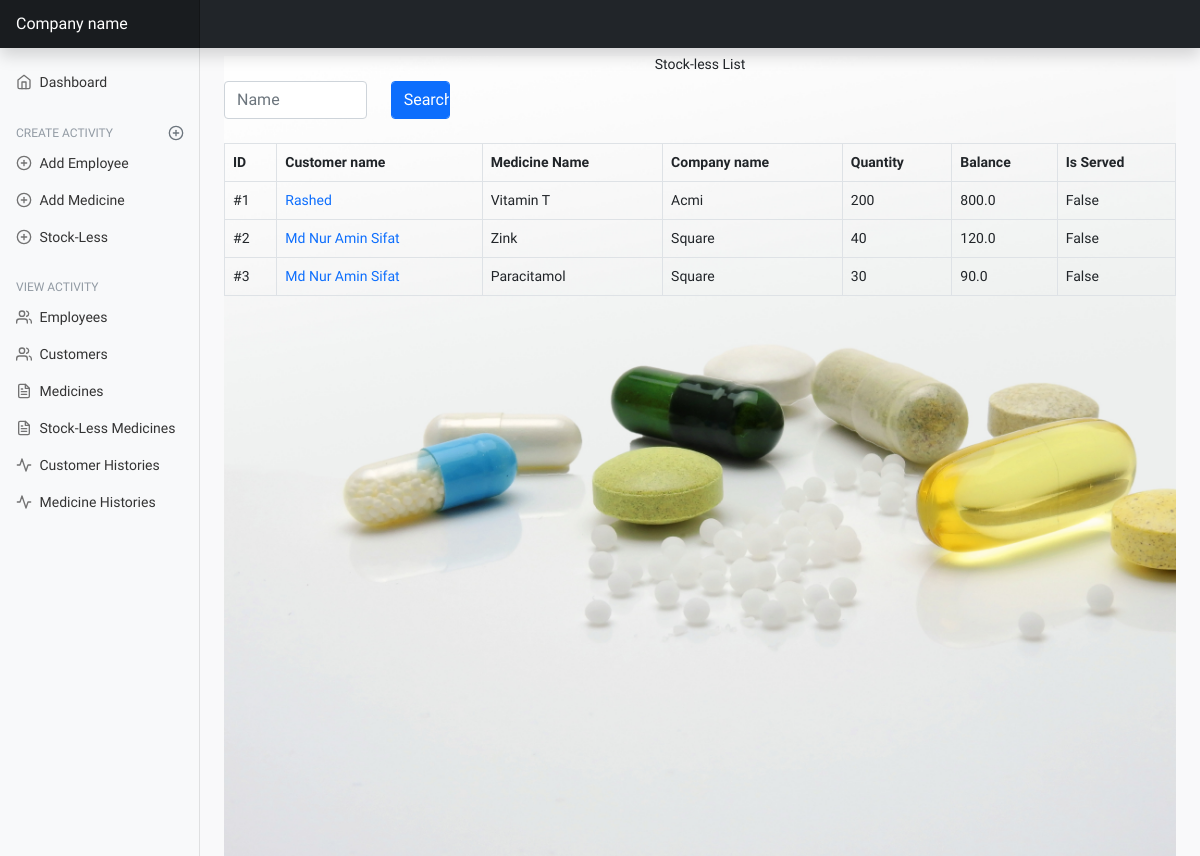
/stock-less-list/, run on an earlier commit of the app's database.
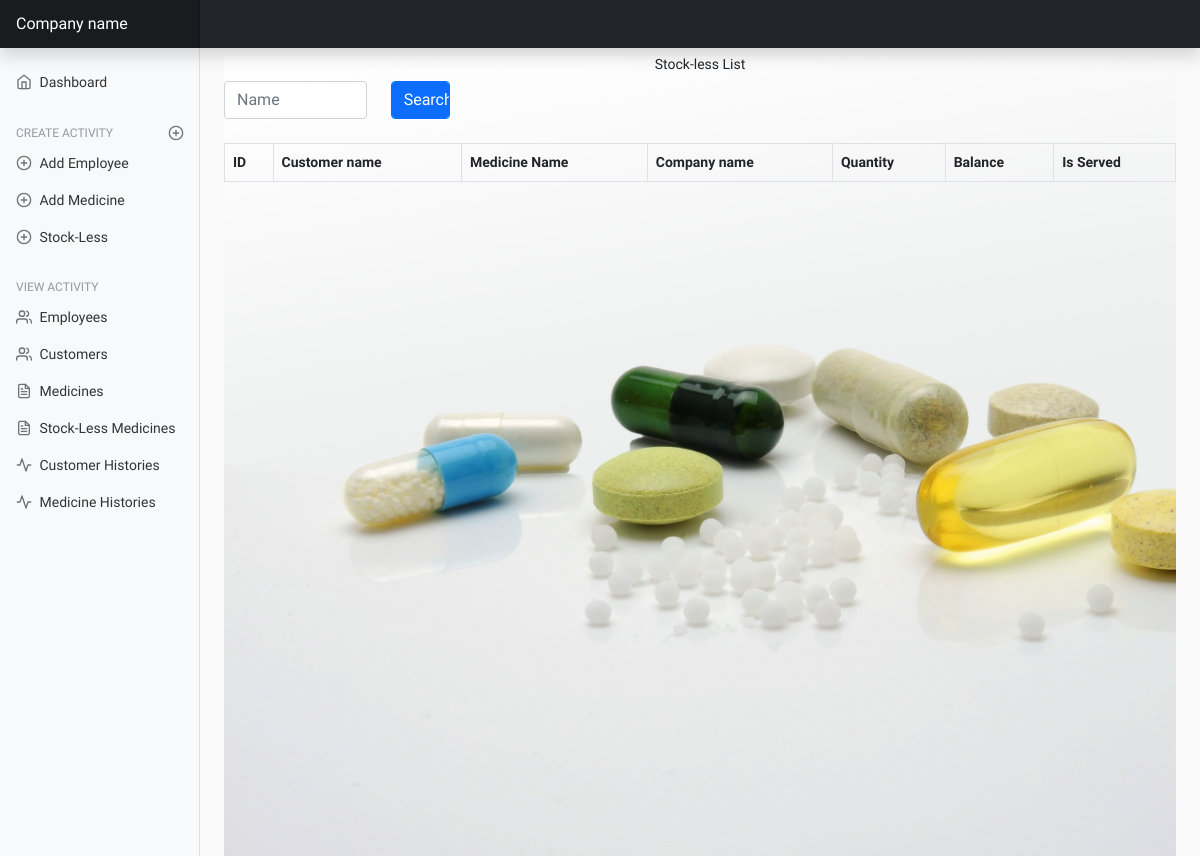
And on a later commit of the database.
### mainApp/models/stockless.py (models this page shows, shortened)
class StockLessMedicine(TimeStamp, Common):
    customer = models.CharField(max_length=255, blank=True, null=True)
    medicine_name = models.CharField(max_length=255, unique=True, null=True, blank=True)
    company_name = models.CharField(max_length=255, null=True, blank=True)
    description = models.TextField(blank=True, null=True, default='')
    original_price = models.FloatField(blank=True, null=True)
    selling_price = models.FloatField(blank=True, null=True)
    quantity = models.IntegerField()
    is_served = models.BooleanField(default=False)
    def balance(self):
        if (self.quantity is not None and self.selling_price is not None) or (
                self.quantity > 0 and self.selling_price > 0):
            return self.quantity * self.selling_price
        else:
            return 0

### mainApp/views/stockless_view.py (the view)
# urls.py: path('stock-less-list/', stockless_view.StockLessList.as_view(), name="stock-less-list")
class StockLessList(View):
    def get(self, request):
        stock_less = StockLessMedicine.objects.all()
        search = request.GET.get('q')
        if search:
            stock_less = StockLessMedicine.objects.filter(
                customer__icontains=search
            ).distinct()
        page = request.GET.get('page', 1)
        paginator = Paginator(stock_less, per_page=10)
        try:
            stock_less = paginator.page(page)
        except PageNotAnInteger as e:
            stock_less = paginator.page(1)
        except EmptyPage:
            stock_less = Paginator.page(paginator.num_pages)
        return render(request, 'stockless/stock_list.html', {
            'stock_less': stock_less,
        })

### mainApp/templatetags/id_filter.py (called while the page is built)
def id_filter(value):
    customer = Customer.objects.get(customer_name=value)
    return customer.id

### mainApp/templates/stockless/stock_list.html (shortened to what this page needs)
{% extends 'base.html' %}
{% load id_filter %}
{% load static %}
{% block content %}
    <div style='background: url("{% static 'images/medicine-list.jpg' %}");background-repeat: no-repeat;
            background-size: cover;
            min-height: 100vh;
            z-index: -1;
            '>
        <h6 class="text-center mt-2">Stock-less List</h6>
        <div class="col-lg-6 col-md-6 col-sm-12 text-center mb-4 align-items-center">
            <form class="row mb-4" method="GET">
                <div class="col-md-4">
                    <input type="text" name="q" class="form-control" placeholder="Name"
                           aria-label="First name">
                </div>
                <div class="col-md-2">
                    <input type="submit" class="form-control btn btn-primary" VALUE="Search"/>
                </div>
            </form>
        </div>
        <table id="example" class="table table-bordered" style="width:100%">
            <thead>
            <tr>
                <th>ID</th>
                <th>Customer name</th>
                <th>Medicine Name</th>
                <th>Company name</th>
                <th>Quantity</th>
                <th>Balance</th>
                <th>Is Served</th>
            </tr>
            </thead>
            <tbody id="tbody">
            {% for stock in stock_less %}
                {% if  stock.customer %}
                    <tr>
                        <td>#{{ forloop.counter }} </td>
                        <td><a style="text-decoration: none"
                               href="{% url 'customer-profile' stock.customer|id_filter %}">{{ stock.customer }}</a>
                        </td>
                        <td>{{ stock.medicine_name }}</td>
                        <td>{{ stock.company_name }}</td>
                        <td>{{ stock.quantity }}</td>
                        <td>{{ stock.balance }}</td>
                        <td>{{ stock.is_served }}</td>
                    </tr>
                {% endif %}
            {% endfor %}
            </tbody>
        </table>
    </div>
{% endblock content %}

What changed in the data, as far as the page shows it:
removed StockLessMedicine: customer "Rashed", medicine_name "Vitamin T", company_name "Acmi", quantity "200", balance "800.0", is_served "False"
removed StockLessMedicine: customer "Md Nur Amin Sifat", medicine_name "Zink", company_name "Square", quantity "40", balance "120.0", is_served "False"
removed StockLessMedicine: customer "Md Nur Amin Sifat", medicine_name "Paracitamol", company_name "Square", quantity "30", balance "90.0", is_served "False"
